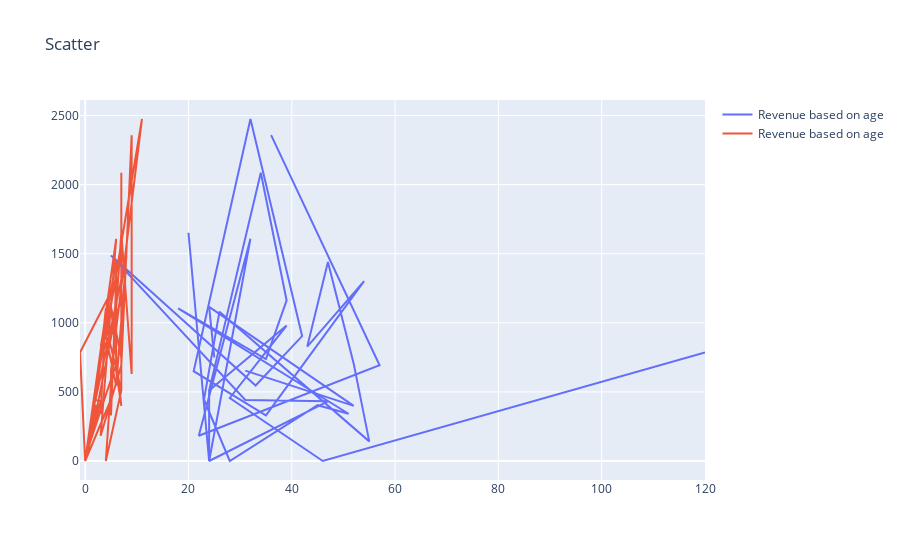

The notebook cell saved with this chart:
### Code cell
trace1 = go.Scatter(
    x=data["age"],
    y=data["revenue"],
    name='Revenue based on age'
)
trace2 = go.Scatter(
    x=data["purchases"],
    y=data["revenue"],
    name='Revenue based on age'
)
data = [trace1, trace2]
layout = {'title': 'Scatter'}
fig = go.Figure(data=data, layout=layout)
iplot(fig, show_link=False)
fig.write_html("figur/scatter.html")

### Figure 1 — Plotly figure (JSON) as saved in the notebook; plotly's stock layout.template omitted (floating-point values rounded to 4 significant figures)
{"data": [{"name": "Revenue based on age", "type": "scatter", "x": [25.0, 24.0, 52.0, 31.0, NaN, 120.0, 46.0, 28.0, 39.0, 24.0, 24.0, 20.0, NaN, 36.0, 57.0, 22.0, 32.0, 24.0, 47.0, 31.0, 5.0, 33.0, 42.0, 32.0, 21.0, 35.0, 54.0, 43.0, 47.0, 52.0, 55.0, 26.0, 23.0, 28.0, 45.0, 51.0, 18.0, 35.0, 39.0, 34.0, 24.0], "y": [749, 1115, 399, 654, 1296, 785, 0, 456, 980, 511, 0, 1652, 630, 2358, 693, 183, 1608, 0, 432, 442, 1488, 546, 904, 2475, 650, 330, 1302, 828, 1440, 702, 142, 1080, 445, 0, 404, 342, 1104, 738, 1162, 2086, 511]}, {"name": "Revenue based on age", "type": "scatter", "x": [7, 5, 7, 6, 6, -1, 0, 2, 4, 7, 4, 7, 9, 9, 7, 3, 6, 0, 3, 2, 8, 6, 4, 11, 5, 5, 6, 3, 6, 6, 1, 6, 5, 0, 2, 3, 4, 3, 7, 7, 7], "y": [749, 1115, 399, 654, 1296, 785, 0, 456, 980, 511, 0, 1652, 630, 2358, 693, 183, 1608, 0, 432, 442, 1488, 546, 904, 2475, 650, 330, 1302, 828, 1440, 702, 142, 1080, 445, 0, 404, 342, 1104, 738, 1162, 2086, 511]}], "layout": {"title": {"text": "Scatter"}}}
